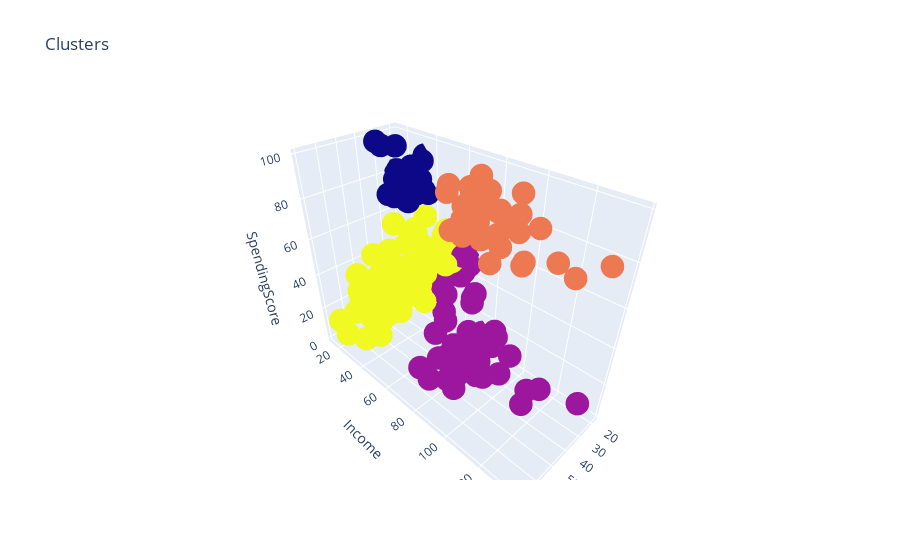

This figure's notebook cell:
### Code cell
scatter = go.Scatter3d(x=X2["Age"],
                     y=X2["Income"],
                     z=X2["SpendingScore"],
                     mode="markers",
                     marker={"color": clusters.predict(X2),
                             "size": 8,
                             "line": {"color": clusters.predict(X2),
                                      "width":12}});

layout = go.Layout(title="Clusters",
                   scene={"xaxis": {"title": "Age"},
                          "yaxis": {"title": "Income"},
                          "zaxis": {"title": "SpendingScore"}});

fig = go.Figure(data=scatter, layout=layout);
plotly.offline.iplot(fig)

### Figure 1 — Plotly figure (JSON) as saved in the notebook; plotly's stock layout.template omitted (floating-point values rounded to 4 significant figures; data arrays with more than 128 entries replaced by an {"elided": "..."} marker saying what was removed)
{"data": [{"marker": {"color": {"elided": "200 int values"}, "line": {"color": {"elided": "200 int values"}, "width": 12}, "size": 8}, "mode": "markers", "type": "scatter3d", "x": {"elided": "200 int values"}, "y": {"elided": "200 int values"}, "z": {"elided": "200 int values"}}], "layout": {"scene": {"xaxis": {"title": {"text": "Age"}}, "yaxis": {"title": {"text": "Income"}}, "zaxis": {"title": {"text": "SpendingScore"}}}, "title": {"text": "Clusters"}}}
